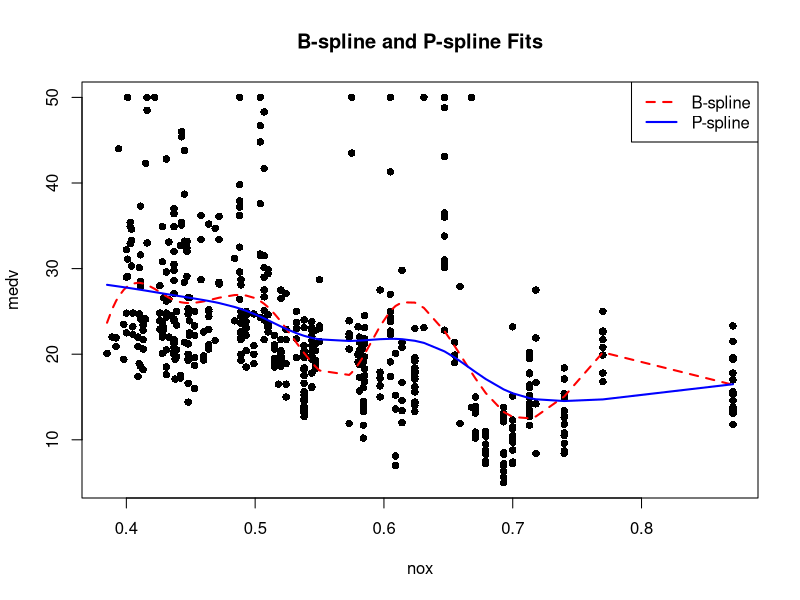

Source code (R):
# Load necessary libraries
library(splines)  # For B-spline functions
library(MASS)     # For the Boston dataset

# Set the random seed
set.seed(4060)

# Prepare the data
x <- Boston$nox
y <- Boston$medv

knots <- quantile(x, probs = c(0.15, 0.40, 0.60, 0.70, 0.85))
print("Knots at quantiles:")
print(knots)

bspline_fit <- lm(y ~ bs(x, knots = knots))

coefficients <- coef(bspline_fit)
print("B-spline Coefficient Estimates:")
print(coefficients)

#b--------------------------
newx <- data.frame(x = c(0.4, 0.5, 0.6))
predictions_b <- predict(bspline_fit, newdata = newx)
print("Predicted y values from B-spline at new x values:")
print(data.frame(newx, Predicted_y = predictions_b))


#c)-----------------------------------------------------
set.seed(4060)
pspline_fit <- smooth.spline(x, y, cv = TRUE)
penalized_RSS <- pspline_fit$pen.crit
print(paste("P-spline Penalized Criterion (RSS):", round(penalized_RSS, 3)))

#ii)
# Plot the data
plot(x, y, col = "black", pch = 16, xlab = "nox", ylab = "medv", main = "B-spline and P-spline Fits")

# Order x values for smooth plotting
x_ordered <- order(x)
x_sorted <- x[x_ordered]

# B-spline predictions over the range of x
bspline_pred <- predict(bspline_fit, newdata = data.frame(x = x_sorted))

# P-spline predictions over the range of x
pspline_pred <- predict(pspline_fit, x = x_sorted)

# Add B-spline fit to the plot
lines(x_sorted, bspline_pred, col = "red", lwd = 2, lty = 2)

# Add P-spline fit to the plot
lines(x_sorted, pspline_pred$y, col = "blue", lwd = 2)

# Add legend
legend("topright", legend = c("B-spline", "P-spline"), col = c("red", "blue"), lty = c(2,1), lwd = 2)


#d-----------------------
# New x values
newx_values <- c(0.4, 0.5, 0.6)

# Generate predictions
predictions_p <- predict(pspline_fit, x = newx_values)

# Prepare data frame for comparison
comparison <- data.frame(
  x = newx_values,
  B_spline_Pred = predictions_b,
  P_spline_Pred = predictions_p$y
)

print("Comparison of Predicted y values at new x values:")
print(comparison)
#The predicted values from both models are similar but not identical.
#B-spline: The B-spline model uses fixed knots at specified quantiles, which may lead to more abrupt changes in the fitted curve.
#P-spline (Smoothing Spline): The P-spline model uses a smoothing parameter optimized via cross-validation, leading to a smoother fit that balances the trade-off between flexibility and overfitting.
#The slight differences in predictions reflect the different ways each model fits the data, with the P-spline generally providing a smoother estimate.



#e---------------------------------
set.seed(4060)
#create fold
n <- length(y)
K <- 5
folds <- sample(1:K, n, replace = TRUE)
predictions_cv <- numeric(n)

#cv
for (k in 1:K) {
  # Training and test indices
  train_indices <- which(folds != k)
  test_indices <- which(folds == k)
  
  # Training data
  x_train <- x[train_indices]
  y_train <- y[train_indices]
  
  # Test data
  x_test <- x[test_indices]
  y_test <- y[test_indices]
  
  # Fit the P-spline on training data
  pspline_cv_fit <- smooth.spline(x_train, y_train, cv = TRUE)
  
  # Generate predictions on test data
  predictions <- predict(pspline_cv_fit, x = x_test)$y
  
  # Store predictions
  predictions_cv[test_indices] <- predictions
}

# Define RMSE function
RMSE <- function(actual, predicted) {
  sqrt(mean((actual - predicted)^2))
}

# Calculate RMSE
rmse_cv <- RMSE(y, predictions_cv)
print(paste("5-Fold CV RMSE for P-spline:", round(rmse_cv, 3)))



#Alternate approach if p-spline can't be computed

folds <- sample(1:K, n, replace = TRUE)
predictions_lm <- numeric(n)
for (k in 1:K) {
  # Training and test indices
  train_indices <- which(folds != k)
  test_indices <- which(folds == k)
  
  # Training data
  x_train <- x[train_indices]
  y_train <- y[train_indices]
  
  # Test data
  x_test <- x[test_indices]
  y_test <- y[test_indices]
  
  # Fit linear model
  lm_cv_fit <- lm(y_train ~ x_train)
  
  # Generate predictions
  predictions <- predict(lm_cv_fit, newdata = data.frame(x_train = x_test))
  
  # Store predictions
  predictions_lm[test_indices] <- predictions
}

# Calculate RMSE
rmse_lm_cv <- RMSE(y, predictions_lm)
print(paste("5-Fold CV RMSE for Linear Model:", round(rmse_lm_cv, 3)))

#The P-spline model tends to provide a smoother fit to the data due to its smoothing parameter, which can result in better generalization performance as indicated by the lower RMSE compared to the linear model.
#Cross-validation is a valuable tool for assessing the predictive performance of a model and helps in selecting models that generalize well to unseen data.
